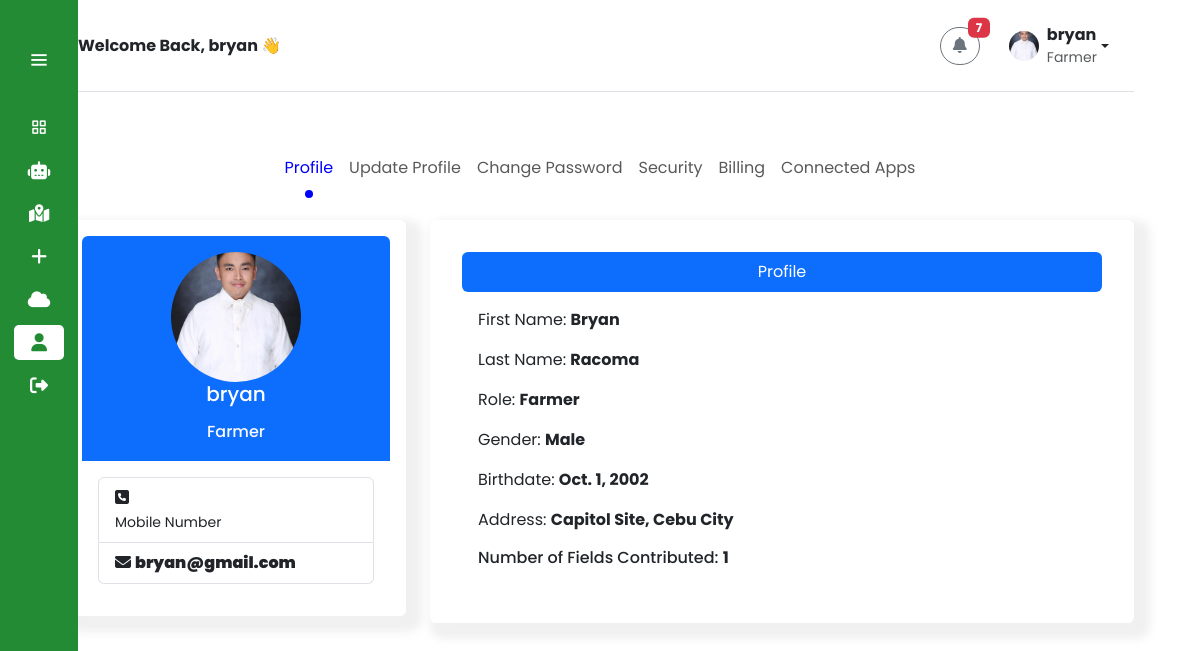
Page /bofa_view_profile (signed in) on the earlier database version.
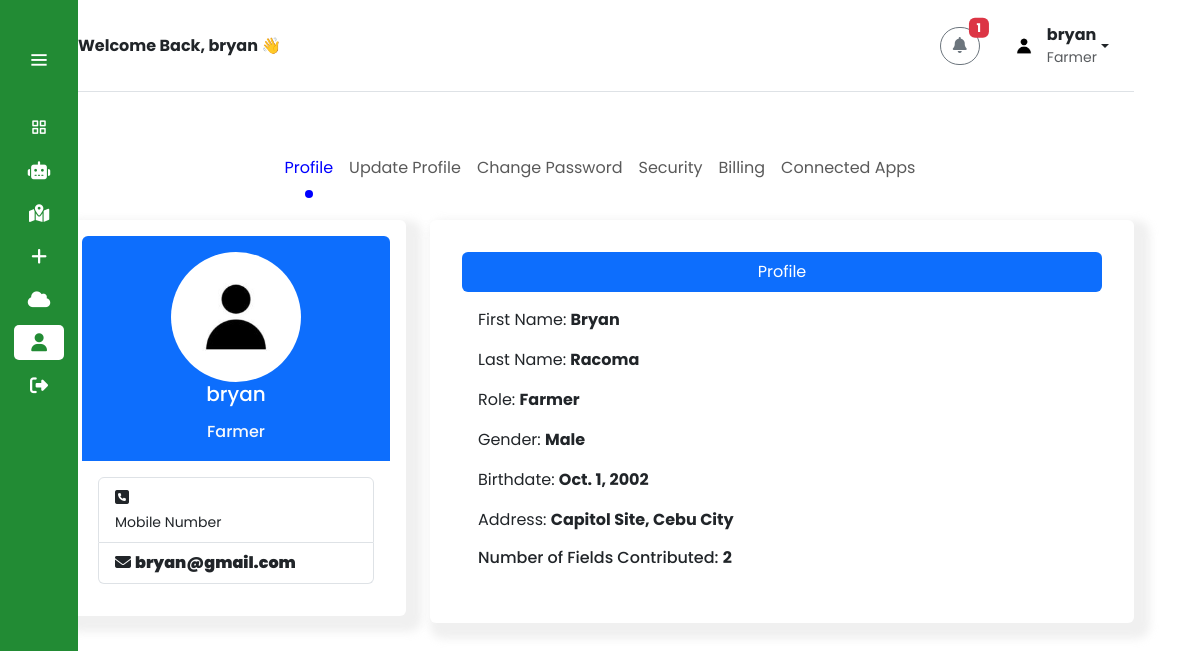
Same page on the later database version.
### app_agrosavvy/models.py (models this page shows)
class CustomUser(AbstractUser):
    email = models.EmailField(unique=True)
    firstname = models.CharField(max_length=30, blank=True)
    lastname = models.CharField(max_length=30, blank=True)
    date_of_birth = models.DateField(null=True, blank=True)
    profile_picture = models.ImageField(upload_to='profile_pictures/', null=True, blank=True)
    gender = models.ForeignKey(Gender, on_delete=models.SET_NULL, blank=True, null=True)
    useraddress = models.ForeignKey(UserAddress, on_delete=models.SET_NULL, null=True, blank=True)
    roleuser = models.ForeignKey(RoleUser, on_delete=models.SET_NULL, blank=True, null=True)
    active_status = models.BooleanField(default=True) #used custom instead of default is_active
    is_approved = models.BooleanField(default=False)
    request_date = models.DateTimeField(auto_now_add=True)
    approved_date = models.DateTimeField(null=True, blank=True)
    approved_by = models.ForeignKey(settings.AUTH_USER_MODEL, null=True, blank=True, on_delete=models.SET_NULL, related_name='approved_users')
    def __str__(self):
        return self.username
    class Meta:
        ordering = ['-approved_date']

class Gender(models.Model):
    GENDER_CHOICES=[
        ("Male", "Male"),
        ("Female","Female"),
    ]
    gender = models.CharField(max_length=7, choices=GENDER_CHOICES)
    def __str__(self):
        return self.gender

class UserAddress(models.Model):
    USERADDRESS_CHOICES = [
        ("Adlaon, Cebu City", "Adlaon, Cebu City"),
        ("Agsungot, Cebu City", "Agsungot, Cebu City"),
        ("Apas, Cebu City", "Apas, Cebu City"),
        ("Babag, Cebu City", "Babag, Cebu City"),
        ("Bacayan, Cebu City", "Bacayan, Cebu City"),
        ("Banilad, Cebu City", "Banilad, Cebu City"),
        ("Basak Pardo, Cebu City", "Basak Pardo, Cebu City"),
        ("Busay, Cebu City", "Busay, Cebu City"),
        ("Calamba, Cebu City", "Calamba, Cebu City"),
        ("Cambinocot, Cebu City", "Cambinocot, Cebu City"),
        ("Camputhaw, Cebu City", "Camputhaw, Cebu City"),
        ("Capitol Site, Cebu City", "Capitol Site, Cebu City"),
        ("Carreta, Cebu City", "Carreta, Cebu City"),
        ("Central, Cebu City", "Central, Cebu City"),
        ("Cogon Pardo, Cebu City", "Cogon Pardo, Cebu City"),
        ("Cogon Ramos, Cebu City", "Cogon Ramos, Cebu City"),
        ("Day-as, Cebu City", "Day-as, Cebu City"),
        ("Duljo, Cebu City", "Duljo, Cebu City"),
        ("Ermita, Cebu City", "Ermita, Cebu City"),
        ("Guadalupe, Cebu City", "Guadalupe, Cebu City"),
        ("Guba, Cebu City", "Guba, Cebu City"),
        ("Hippodromo, Cebu City", "Hippodromo, Cebu City"),
        ("Inayawan, Cebu City", "Inayawan, Cebu City"),
        ("Kalubihan, Cebu City", "Kalubihan, Cebu City"),
        ("Kalunasan, Cebu City", "Kalunasan, Cebu City"),
        ("Kamagayan, Cebu City", "Kamagayan, Cebu City"),
        ("Kasambagan, Cebu City", "Kasambagan, Cebu City"),
        ("Kinasang-an Pardo, Cebu City", "Kinasang-an Pardo, Cebu City"),
        ("Labangon, Cebu City", "Labangon, Cebu City"),
        ("Lahug, Cebu City", "Lahug, Cebu City"),
        ("Lorega (Lorega San Miguel), Cebu City", "Lorega (Lorega San Miguel), Cebu City"),
        ("Lusaran, Cebu City", "Lusaran, Cebu City"),
        ("Luz, Cebu City", "Luz, Cebu City"),
        ("Mabini, Cebu City", "Mabini, Cebu City"),
        ("Mabolo, Cebu City", "Mabolo, Cebu City"),
        ("Malubog, Cebu City", "Malubog, Cebu City"),
        ("Mambaling, Cebu City", "Mambaling, Cebu City"),
        ("Pahina Central, Cebu City", "Pahina Central, Cebu City"),
        ("Pahina San Nicolas, Cebu City", "Pahina San Nicolas, Cebu City"),
        ("Pamutan, Cebu City", "Pamutan, Cebu City"),
        ("Pardo, Cebu City", "Pardo, Cebu City"),
        ("Pari-an, Cebu City", "Pari-an, Cebu City"),
        ("Paril, Cebu City", "Paril, Cebu City"),
        ("Pasil, Cebu City", "Pasil, Cebu City"),
        ("Pit-os, Cebu City", "Pit-os, Cebu City"),
        ("Pulangbato, Cebu City", "Pulangbato, Cebu City"),
        ("Pung-ol-Sibugay, Cebu City", "Pung-ol-Sibugay, Cebu City"),
        ("Punta Princesa, Cebu City", "Punta Princesa, Cebu City"),
        ("Quiot Pardo, Cebu City", "Quiot Pardo, Cebu City"),
        ("Sambag I, Cebu City", "Sambag I, Cebu City"),
        ("Sambag II, Cebu City", "Sambag II, Cebu City"),
        ("San Antonio, Cebu City", "San Antonio, Cebu City"),
        ("San Jose, Cebu City", "San Jose, Cebu City"),
        ("San Nicolas Central, Cebu City", "San Nicolas Central, Cebu City"),
        ("San Roque (Ciudad), Cebu City", "San Roque (Ciudad), Cebu City"),
        ("Santa Cruz, Cebu City", "Santa Cruz, Cebu City"),
        ("Sapangdaku, Cebu City", "Sapangdaku, Cebu City"),
        ("Sawang Calero, Cebu City", "Sawang Calero, Cebu City"),
        ("Sinsin, Cebu City", "Sinsin, Cebu City"),
        ("Sirao, Cebu City", "Sirao, Cebu City"),
        ("Suba Poblacion (Suba San Nicolas), Cebu City", "Suba Poblacion (Suba San Nicolas), Cebu City"),
        ("Sudlon I, Cebu City", "Sudlon I, Cebu City"),
        ("Sudlon II, Cebu City", "Sudlon II, Cebu City"),
        ("Tabunan, Cebu City", "Tabunan, Cebu City"),
        ("Tagbao, Cebu City", "Tagbao, Cebu City"),
        ("Talamban, Cebu City", "Talamban, Cebu City"),
        ("Taptap, Cebu City", "Taptap, Cebu City"),
        ("Tejero (Villa Gonzalo), Cebu City", "Tejero (Villa Gonzalo), Cebu City"),
        ("Tinago, Cebu City", "Tinago, Cebu City"),
        ("Tisa, Cebu City", "Tisa, Cebu City"),
        ("To-ong Pardo, Cebu City", "To-ong Pardo, Cebu City"),
        ("T. Padilla, Cebu City", "T. Padilla, Cebu City"),
        ("Zapatera, Cebu City", "Zapatera, Cebu City")
    ]
    useraddress_id = models.AutoField(primary_key=True)
    useraddress= models.CharField(max_length=100, choices=USERADDRESS_CHOICES)
    def __str__(self):
        return f"{self.useraddress}"
    class Meta:
        ordering = ['useraddress']

### app_agrosavvy/views.py (the view)
# urls.py: path('bofa_view_profile', views.bofa_view_profile, name='bofa_view_profile'),
def bofa_view_profile(request):
    if request.user.is_authenticated and request.user.roleuser.roleuser =='farmer':
        notifications = Notification.objects.filter(user_receiver=request.user).order_by('-created_at')
        owner=request.user
        fields = Field.objects.filter(owner = request.user, is_deleted=False)
        user = get_object_or_404(CustomUser, pk=request.user.pk)
        context = {
            "field_count": fields.count(),
            "notifications": notifications,
        }
        return render(request, "bofa_pages/bofa_view_profile.html", context)
    else:
        return redirect("forbidden")

### app_agrosavvy/templates/bofa_pages/bofa_view_profile.html (shortened to what the changed rows need)
{% extends 'bofa_base.html' %}
{% load static %}
{% block content %}
<main class="container">
    <div class="container mt-4">
        <div class="row">
            <div class="col-lg-4">
                <div class="profile-card-4 z-depth-3">
                    <div class="card">
                        <div class="card-body text-center bg-primary rounded-top">
                            <div class="user-box">
                                {% if user.profile_picture %}
                                <img src="{{ user.profile_picture.url }}" alt="Profile Picture"
                                    style="width: 130px; height: 130px; border-radius: 50%; object-fit: cover;" />
                                {% else %}
                                <img src="{% static 'default_pp.jpg' %}" alt="Default Profile Picture"
                                    style="width: 130px; height: 130px; border-radius: 50%; object-fit: cover;" />
                                {% endif %}
                            </div>
                            <h5 class="mb-1 text-white">{{user.username}}</h5>
                            <h6 class="text-light mt-3 mb-1">
                                <div>
                                </div>
                            </h6>
                        </div>
                        <div class="card-body">
                            <ul class="list-group shadow-none">
                                <li class="list-group-item">
                                    <div class="list-icon">
                                        <i class="fa fa-envelope">
                                            <a>{{user.email}}</a>
                                        </i>
                                    </div>
                                </li>
                            </ul>
                        </div>
                    </div>
                </div>
            </div>
            <div class="col-lg-8">
                <div class="card z-depth-3">
                    <div class="card-body">
                        <div class="tab-content p-3">
                            <div class="tab-pane active show" id="profile">
                                <div class="row">
                                    <div class="col-md-12">
                                        <p>First Name: <strong>{{user.firstname}}</strong></p>
                                        <p>Last Name: <strong>{{user.lastname}}</strong></p>
                                        <p>Gender: <strong>{{user.gender}}</strong></p>
                                        <p>Birthdate: <strong>{{user.date_of_birth}}</strong></p>
                                        <p>Address: <strong>{{user.useraddress}}</strong></p>
                                        <h6>Number of Fields Contributed: <strong>{{ field_count }}</strong></h6>
                                    </div>
                                </div>
                            </div>
                        </div>
                    </div>
                </div>
            </div>
        </div>
    </div>
</main>
{% endblock %}

### templates/bofa_header_base.html (shortened to what this page needs)
{% load static %}
<header class="header border-bottom mx-4 mb-5">
    <div class="container d-flex flex-column flex-md-row justify-content-between align-items-center py-3">
        <div class="d-flex align-items-center mb-2 mb-md-0">
            <strong class="welcome-message me-2">Welcome Back, {{ user.username }} 👋</strong>
        </div>
        <div class="d-flex align-items-center mb-2 mb-md-0">
            <div class="dropdown me-3 position-relative">
                <button class="btn btn-outline-secondary position-relative" type="button" id="notificationDropdown"
                    data-bs-toggle="dropdown" aria-expanded="false">
                    <i class="fas fa-bell"></i>
                    <span class="badge bg-danger position-absolute top-0 start-100 translate-middle">{{ notifications|length }}</span>
                </button>
            </div>
            <div class="dropdown d-flex align-items-center">
                <a class="btn dropdown-toggle d-flex align-items-center" href="#" role="button" data-bs-toggle="dropdown"
                    aria-expanded="false">
                    {% if user.profile_picture %}
                    <img src="{{ user.profile_picture.url }}" alt="Profile Picture" class="rounded-circle"
                        style="width: 30px; height: 30px; object-fit: cover;" />
                    {% else %}
                    <img src="{% static 'default_pp.jpg' %}" alt="Default Profile Picture" class="rounded-circle"
                        style="width: 30px; height: 30px; object-fit: cover;" />
                    {% endif %}
                    <div class="ms-2 d-flex flex-column text-start">
                        <strong>{{ user.username }}</strong>
                        {% if user.roleuser.roleuser == "farmer" %}
                        <span class="small text-muted">Farmer</span>
                        {% elif user.roleuser.roleuser == "brgy_officer" %}
                        <span class="small text-muted">Brgy Officer</span>
                        {% elif user.roleuser.roleuser == "da_admin" %}
                        <span class="small text-muted">CAD Admin</span>
                        {% else %}
                        <span>Unknown</span>
                        {% endif %}
                    </div>
                </a>
            </div>
        </div>
    </div>
</header>

Differences in the rows shown:
changed CustomUser "bryan": profile_picture: picture removed
Other differences:
{{ notifications|length }}: "7" → "1"
{{ field_count }}: "1" → "2"
